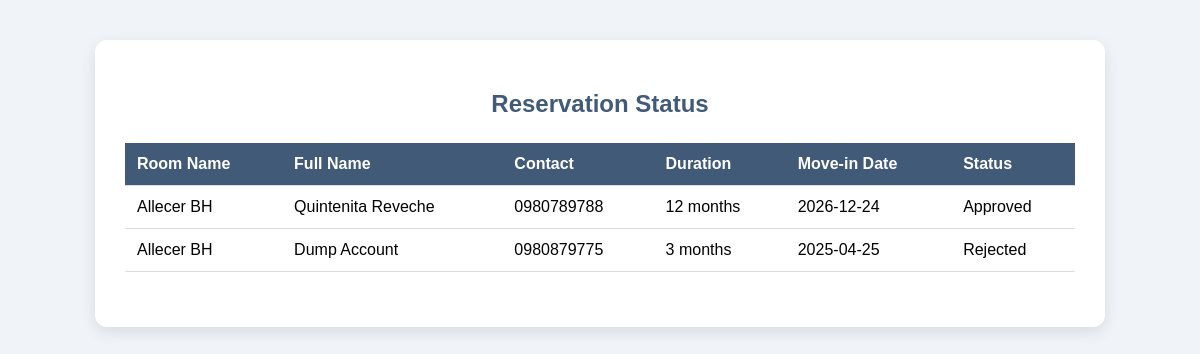
The app's page /reserves (signed in) with its own data.
### app.py (models this page shows)
class Reservation(db.Model):
    id = db.Column(db.Integer, primary_key=True)
    tenant_id = db.Column(db.Integer, db.ForeignKey('user.id'), nullable=False)
    full_name = db.Column(db.String(100), nullable=False)
    contact_number = db.Column(db.String(20), nullable=False)
    duration_of_stay = db.Column(db.String(50), nullable=False)
    move_in_date = db.Column(db.Date, nullable=False)
    room_name = db.Column(db.String(100))
    status = db.Column(db.String(20), default='Pending')
    room_id = db.Column(db.Integer, db.ForeignKey('room.id'), nullable=False)
    room = db.relationship('Room', backref=db.backref('reservations', lazy=True))

class Room(db.Model):
    id = db.Column(db.Integer, primary_key=True)
    photo = db.Column(db.String(255))
    name = db.Column(db.String(100), nullable=False)
    price = db.Column(db.Float, nullable=False)
    location = db.Column(db.String(200), nullable=False)
    facilities = db.Column(db.Text, nullable=False)
    room_type = db.Column(db.String(100), nullable=False)
    rules = db.Column(db.Text, nullable=False)
    contact = db.Column(db.String(100), nullable=False)

### app.py (the view)
@app.route('/reserves')
def reserves():
    if 'username' not in session or session['user_type'] != 'tenant':
        flash('Access denied!', 'error')
        return redirect(url_for('login'))
    user = User.query.filter_by(username=session['username']).first()
    reservations = Reservation.query.filter_by(tenant_id=user.id).all()
    return render_template('reservation_status.html', reservations=reservations)

### templates/reservation_status.html (shortened to what this page needs)
<!DOCTYPE html>
<html lang="en">
<head>
</head>
<body>
  <div class="container">
    <h2>Reservation Status</h2>
    <table>
      <thead>
        <tr>
          <th>Room Name</th>
          <th>Full Name</th>
          <th>Contact</th>
          <th>Duration</th>
          <th>Move-in Date</th>
          <th>Status</th>
        </tr>
      </thead>
      <tbody>
        {% if reservations %}
          {% for r in reservations %}
          <tr>
            <td>{{ r.room.name }}</td>
            <td>{{ r.full_name }}</td>
            <td>{{ r.contact_number }}</td>
            <td>{{ r.duration_of_stay }}</td>
            <td>{{ r.move_in_date.strftime('%Y-%m-%d') }}</td>
            <td>
              {% if r.status == 'Pending' %}
                <span class="badge bg-warning text-dark">Pending</span>
              {% elif r.status == 'Approved' %}
                <span class="badge bg-success">Approved</span>
              {% elif r.status == 'Rejected' %}
                <span class="badge bg-danger">Rejected</span>
              {% endif %}
            </td>
          </tr>
          {% endfor %}
        {% else %}
          <tr>
            <td colspan="6" class="text-center">No reservations found.</td>
          </tr>
        {% endif %}
      </tbody>
    </table>
  </div>
</body>
</html>

### templates/reservation_status.html (style rules this page uses)
body { font-family: 'Poppins', sans-serif; background-color: #f0f4f8; margin: 0; padding: 40px; }
.container { background: #fff; max-width: 950px; margin: auto; padding: 30px; border-radius: 12px; box-shadow: 0 5px 15px rgba(0, 0, 0, 0.1); }
h2 { text-align: center; color: #415A77; margin-bottom: 25px; }
table { width: 100%; border-collapse: collapse; margin-bottom: 25px; }
th, td { text-align: left; padding: 12px; border-bottom: 1px solid #ddd; }
th { background-color: #415A77; color: white; }

### records on screen
Reservation: room.name "Allecer BH", full_name "Quintenita Reveche", contact_number "0980789788", duration_of_stay "12 months", move_in_date "2026-12-24", status "Approved"
Reservation: room.name "Allecer BH", full_name "Dump Account", contact_number "0980879775", duration_of_stay "3 months", move_in_date "2025-04-25", status "Rejected"
